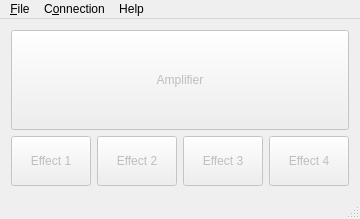
<?xml version="1.0" encoding="UTF-8"?>
<ui version="4.0">
 <class>MainWindow</class>
 <widget class="QMainWindow" name="MainWindow">
  <property name="geometry">
   <rect>
    <x>0</x>
    <y>0</y>
    <width>351</width>
    <height>205</height>
   </rect>
  </property>
  <property name="windowTitle">
   <string>PLUG</string>
  </property>
  <widget class="QWidget" name="centralWidget">
   <layout class="QVBoxLayout" name="verticalLayout">
    <item>
     <widget class="QPushButton" name="Amplifier">
      <property name="enabled">
       <bool>false</bool>
      </property>
      <property name="minimumSize">
       <size>
        <width>0</width>
        <height>100</height>
       </size>
      </property>
      <property name="text">
       <string>Amplifier</string>
      </property>
     </widget>
    </item>
    <item>
     <layout class="QHBoxLayout" name="horizontalLayout_2">
      <item>
       <widget class="QPushButton" name="EffectButton1">
        <property name="enabled">
         <bool>false</bool>
        </property>
        <property name="minimumSize">
         <size>
          <width>0</width>
          <height>50</height>
         </size>
        </property>
        <property name="text">
         <string>Effect 1</string>
        </property>
       </widget>
      </item>
      <item>
       <widget class="QPushButton" name="EffectButton2">
        <property name="enabled">
         <bool>false</bool>
        </property>
        <property name="minimumSize">
         <size>
          <width>0</width>
          <height>50</height>
         </size>
        </property>
        <property name="text">
         <string>Effect 2</string>
        </property>
       </widget>
      </item>
      <item>
       <widget class="QPushButton" name="EffectButton3">
        <property name="enabled">
         <bool>false</bool>
        </property>
        <property name="minimumSize">
         <size>
          <width>0</width>
          <height>50</height>
         </size>
        </property>
        <property name="text">
         <string>Effect 3</string>
        </property>
       </widget>
      </item>
      <item>
       <widget class="QPushButton" name="EffectButton4">
        <property name="enabled">
         <bool>false</bool>
        </property>
        <property name="minimumSize">
         <size>
          <width>0</width>
          <height>50</height>
         </size>
        </property>
        <property name="text">
         <string>Effect 4</string>
        </property>
       </widget>
      </item>
     </layout>
    </item>
   </layout>
  </widget>
  <widget class="QMenuBar" name="menuBar">
   <property name="geometry">
    <rect>
     <x>0</x>
     <y>0</y>
     <width>351</width>
     <height>21</height>
    </rect>
   </property>
   <widget class="QMenu" name="menuFile">
    <property name="title">
     <string>&amp;File</string>
    </property>
    <addaction name="action_Load_from_amplifier"/>
    <addaction name="actionSave_to_amplifier"/>
    <addaction name="separator"/>
    <addaction name="actionExit"/>
   </widget>
   <widget class="QMenu" name="menuHelp">
    <property name="title">
     <string>Help</string>
    </property>
    <addaction name="actionAbout"/>
   </widget>
   <widget class="QMenu" name="menuConnection">
    <property name="title">
     <string>C&amp;onnection</string>
    </property>
    <addaction name="actionConnect"/>
    <addaction name="actionDisconnect"/>
   </widget>
   <addaction name="menuFile"/>
   <addaction name="menuConnection"/>
   <addaction name="menuHelp"/>
  </widget>
  <widget class="QStatusBar" name="statusBar"/>
  <action name="actionExit">
   <property name="text">
    <string>&amp;Exit</string>
   </property>
   <property name="shortcut">
    <string>Ctrl+Q</string>
   </property>
  </action>
  <action name="actionConnect">
   <property name="text">
    <string>&amp;Connect</string>
   </property>
   <property name="shortcut">
    <string>Ctrl+C</string>
   </property>
  </action>
  <action name="actionDisconnect">
   <property name="text">
    <string>&amp;Disconnect</string>
   </property>
  </action>
  <action name="actionAbout">
   <property name="text">
    <string>&amp;About</string>
   </property>
  </action>
  <action name="actionSave_to_amplifier">
   <property name="enabled">
    <bool>false</bool>
   </property>
   <property name="text">
    <string>&amp;Save to amplifier</string>
   </property>
   <property name="shortcut">
    <string>Ctrl+S</string>
   </property>
  </action>
  <action name="action_Load_from_amplifier">
   <property name="enabled">
    <bool>false</bool>
   </property>
   <property name="text">
    <string>&amp;Load from amplifier</string>
   </property>
   <property name="shortcut">
    <string>Ctrl+L</string>
   </property>
  </action>
 </widget>
 <layoutdefault spacing="6" margin="11"/>
 <resources/>
 <connections/>
</ui>
